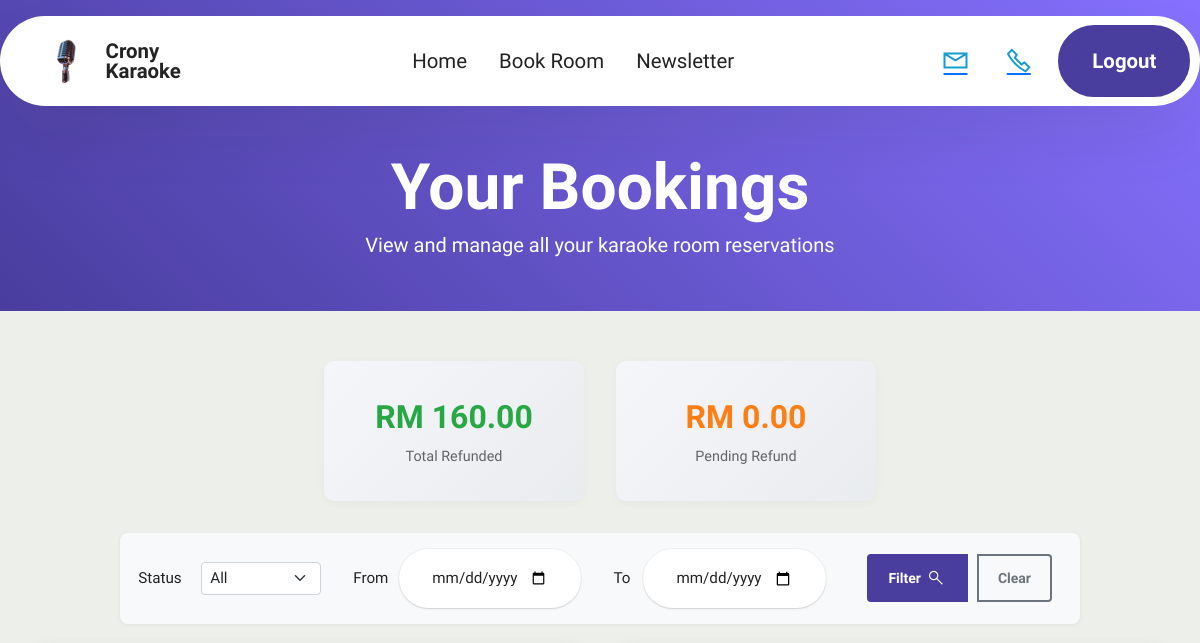
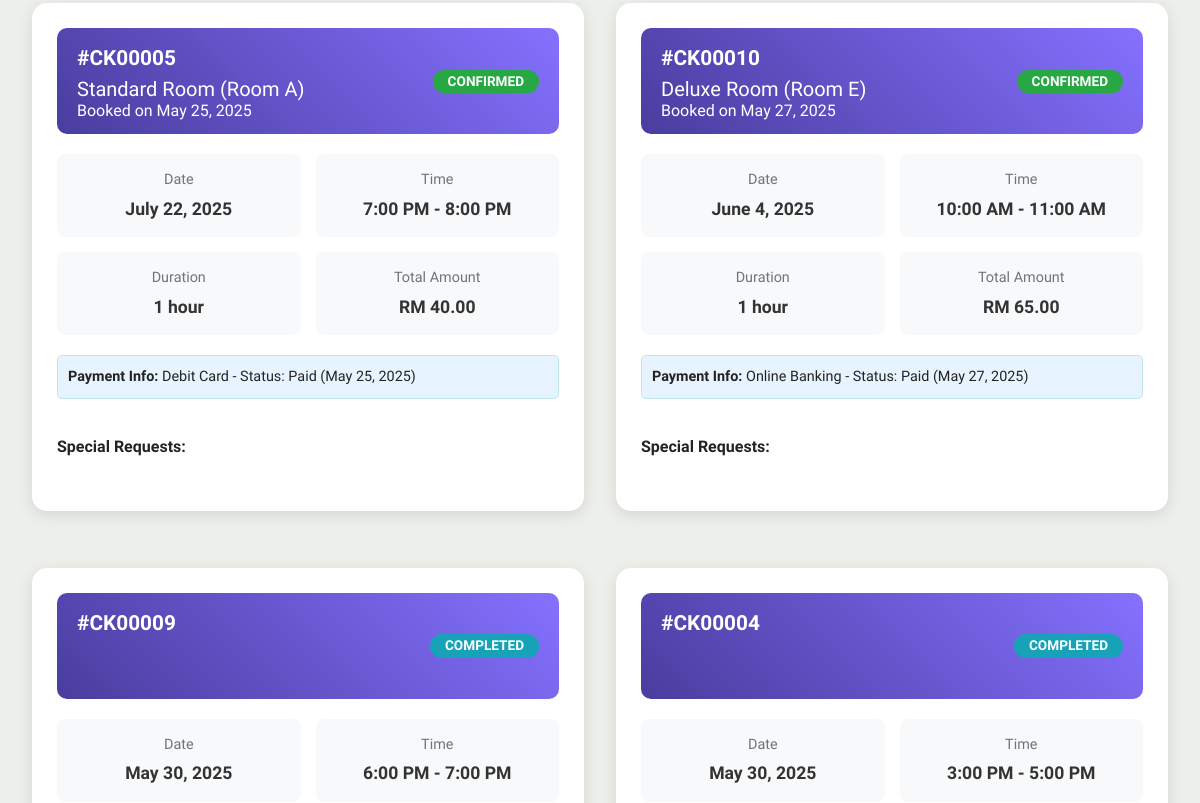
Before: /user/booking.php (signed in, upper part) with the older database file (2 pictures, top to bottom).
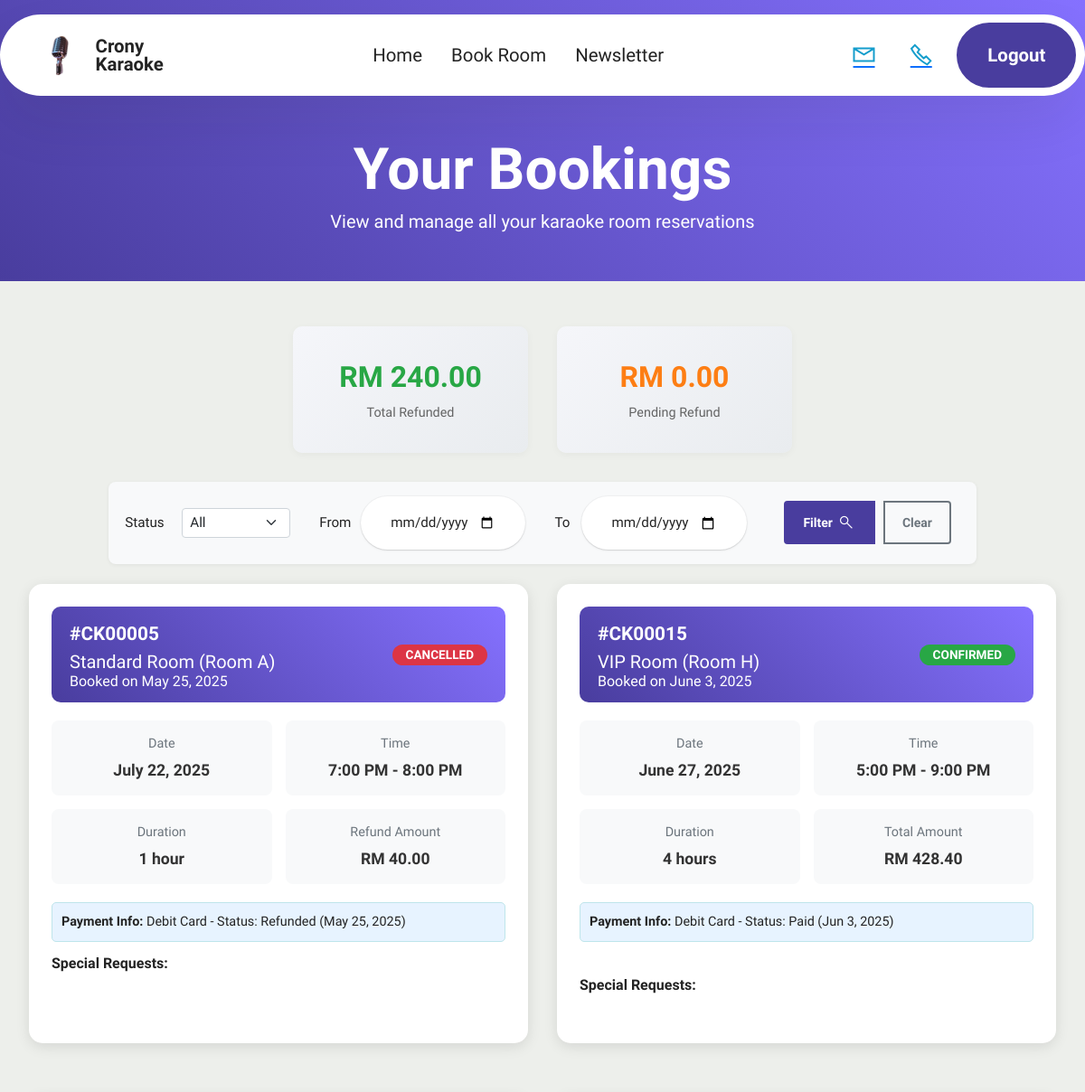
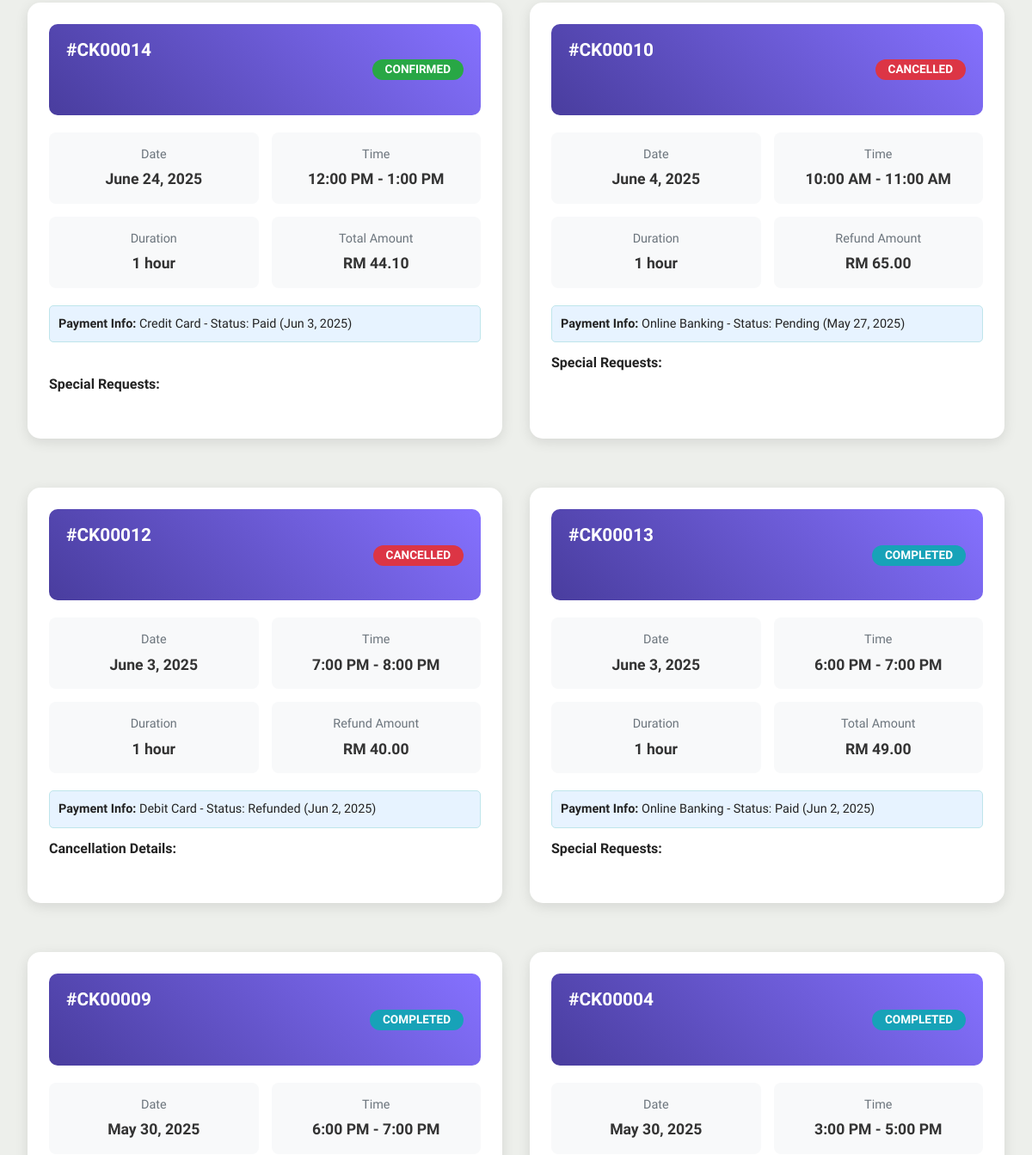
After: the same page with the newer database file (2 pictures, top to bottom).
### tables this page shows
CREATE TABLE `reservations` (
  `reservationID` int(11) NOT NULL,
  `userID` int(11) DEFAULT NULL,
  `roomID` int(11) DEFAULT NULL,
  `reservationDate` date DEFAULT NULL,
  `startTime` time DEFAULT NULL,
  `endTime` time DEFAULT NULL,
  `totalPrice` decimal(10,2) DEFAULT NULL,
  `status` enum('pending','confirmed','cancelled') DEFAULT 'pending',
  `addInfo` text NOT NULL,
  `createdAt` timestamp NOT NULL DEFAULT current_timestamp()
);

CREATE TABLE `packages` (
  `packageID` int(11) NOT NULL,
  `packageName` varchar(100) DEFAULT NULL,
  `description` text DEFAULT NULL,
  `pricePerHour` decimal(10,2) DEFAULT NULL
);

CREATE TABLE `rooms` (
  `roomID` int(11) NOT NULL,
  `roomName` varchar(100) DEFAULT NULL,
  `capacity` int(11) DEFAULT NULL,
  `status` enum('available','unavailable') DEFAULT 'available',
  `packageID` int(11) DEFAULT NULL
);

CREATE TABLE `payments` (
  `paymentID` int(11) NOT NULL,
  `reservationID` int(11) DEFAULT NULL,
  `paymentMethod` varchar(50) DEFAULT NULL,
  `amountPaid` decimal(10,2) DEFAULT NULL,
  `paymentDate` timestamp NOT NULL DEFAULT current_timestamp(),
  `paymentStatus` enum('pending','paid','refunded') DEFAULT 'pending'
);

### user/booking.php (the view, shortened to what the changed rows need)
<?php
include '../dbconfig.php';
$userID = $_SESSION['userID'];
$statsQuery = "
    SELECT
        COUNT(*) as total_bookings,
        SUM(CASE WHEN r.status = 'confirmed' THEN 1 ELSE 0 END) as confirmed_bookings,
        SUM(CASE WHEN r.status = 'pending' THEN 1 ELSE 0 END) as pending_bookings,
        SUM(CASE WHEN r.status = 'cancelled' THEN 1 ELSE 0 END) as cancelled_bookings,
        SUM(CASE WHEN p.paymentStatus = 'refunded' THEN p.amountPaid ELSE 0 END) as total_refunded,
        SUM(CASE WHEN r.status = 'cancelled' AND p.paymentStatus = 'paid' THEN p.amountPaid ELSE 0 END) as pending_refund
    FROM reservations r
    LEFT JOIN payments p ON r.reservationID = p.reservationID
    WHERE r.userID = ?
";
$stmt = $conn->prepare($statsQuery);
$stmt->bind_param("i", $userID);
$stmt->execute();
$stats = $stmt->get_result()->fetch_assoc();
$bookingsQuery = "
    SELECT
        r.reservationID,
        r.reservationDate,
        r.startTime,
        r.endTime,
        r.totalPrice,
        r.status as reservationStatus,
        r.addInfo,
        r.createdAt,
        ro.roomName,
        pk.packageName,
        pk.pricePerHour,
        p.paymentStatus,
        p.paymentMethod,
        p.amountPaid,
        p.paymentDate,
        TIMESTAMPDIFF(HOUR, r.startTime, r.endTime) as duration
    FROM reservations r
    JOIN rooms ro ON r.roomID = ro.roomID
    JOIN packages pk ON ro.packageID = pk.packageID
    LEFT JOIN payments p ON r.reservationID = p.reservationID
    WHERE r.userID = ?
    ORDER BY r.reservationDate DESC, r.startTime DESC
";
$stmt = $conn->prepare($bookingsQuery);
$stmt->bind_param("i", $userID);
$stmt->execute();
$bookings = $stmt->get_result();
?>
<!DOCTYPE html>
<html>
<head>
  <link rel="stylesheet" href="../assets/web/assets/mobirise-icons2/mobirise2.css">
  <link rel="stylesheet" href="../assets/bootstrap/css/bootstrap.min.css">
  <link rel="stylesheet" href="../assets/bootstrap/css/bootstrap-grid.min.css">
  <link rel="stylesheet" href="../assets/bootstrap/css/bootstrap-reboot.min.css">
  <link rel="stylesheet" href="../assets/animatecss/animate.css">
  <link rel="stylesheet" href="../assets/dropdown/css/style.css">
  <link rel="stylesheet" href="../assets/socicon/css/styles.css">
  <link rel="stylesheet" href="../assets/theme/css/style.css">
  <link rel="preload" as="style" href="../assets/mobirise/css/mbr-additional.css?v=f0jscm"><link rel="stylesheet" href="../assets/mobirise/css/mbr-additional.css?v=f0jscm" type="text/css">
</head>
<body>
<section class="page-header" style="padding-top: 150px; padding-bottom: 40px; margin-bottom: 0;">
    <div class="container">
        <div class="row justify-content-center">
            <div class="col-12 text-center">
                <h1 class="display-3 fw-bold">Your Bookings</h1>
            </div>
        </div>
    </div>
</section>
<section data-bs-version="5.1" id="view-bookings" style="padding-top: 50px; padding-bottom: 90px; background: #edefeb;">
    <div class="container">
        <div class="row mb-4 justify-content-center">
            <div class="col-md-3">
            <div class="stats-card h-100 d-flex flex-column justify-content-center align-items-center" style="background: linear-gradient(135deg, #f5f6fa, #e9ecef); color: #222; min-height: 120px; box-shadow: 0 2px 8px rgba(0,0,0,0.04);">
                <div class="stats-number" style="color: #28a745;">RM <?php echo number_format($stats['total_refunded'], 2); ?></div>
                <div class="stats-label" style="color: #555;">Total Refunded</div>
            </div>
            </div>
        </div>
        <div id="bookings-container">
            <?php if ($bookings->num_rows > 0): ?>
            <div class="row">
            <?php
                while ($booking = $bookings->fetch_assoc()):
                $currentDate = new DateTime();
                $bookingDate = new DateTime($booking['reservationDate']);
                $isPastBooking = $bookingDate < $currentDate;
                $displayStatus = $booking['reservationStatus'];
                if ($displayStatus == 'confirmed' && $isPastBooking) {
                    $displayStatus = 'completed';
                }
                $formattedDate = date('F j, Y', strtotime($booking['reservationDate']));
                $formattedStartTime = date('g:i A', strtotime($booking['startTime']));
                $formattedEndTime = date('g:i A', strtotime($booking['endTime']));
                $createdDate = date('F j, Y', strtotime($booking['createdAt']));
                $bookingReference = '#CK' . str_pad($booking['reservationID'], 5, '0', STR_PAD_LEFT);
            ?>
                <div class="col-md-6 mb-4 d-flex">
                <div class="booking-card flex-fill" data-status="<?php echo $booking['reservationStatus']; ?>" data-date="<?php echo $booking['reservationDate']; ?>">
                    <div class="booking-header">
                    <div class="row align-items-center">
                        <div class="col-8">
                        <div class="booking-reference"><?php echo $bookingReference; ?></div>
                        <h5 class="mb-1"><?php echo $booking['packageName']; ?> Room (<?php echo $booking['roomName']; ?>)</h5>
                        <p class="mb-0" style="opacity: 0.9;">Booked on <?php echo $createdDate; ?></p>
                        </div>
                        <div class="col-4 text-end">
                        <span class="booking-status status-<?php echo $displayStatus; ?>">
                            <?php
                            echo ucfirst($displayStatus);
                            ?>
                        </span>
                        </div>
                    </div>
                    </div>
                    <div class="booking-details">
                    <div class="detail-item">
                        <div class="detail-label">Date</div>
                        <div class="detail-value"><?php echo $formattedDate; ?></div>
                    </div>
                    <div class="detail-item">
                        <div class="detail-label">Time</div>
                        <div class="detail-value"><?php echo $formattedStartTime . ' - ' . $formattedEndTime; ?></div>
                    </div>
                    <div class="detail-item">
                        <div class="detail-label">Duration</div>
                        <div class="detail-value"><?php echo $booking['duration']; ?> hour<?php echo $booking['duration'] > 1 ? 's' : ''; ?></div>
                    </div>
                    <div class="detail-item">
                        <div class="detail-label"><?php echo $booking['reservationStatus'] == 'cancelled' ? 'Refund Amount' : 'Total Amount'; ?></div>
                        <div class="detail-value">RM <?php echo number_format($booking['totalPrice'], 2); ?></div>
                    </div>
                    </div>
                    <?php if ($booking['paymentStatus'] && $booking['paymentMethod']): ?>
                    <div class="payment-info">
                        <strong>Payment Info:</strong> <?php echo ucfirst($booking['paymentMethod']); ?> -
                        Status: <?php echo ucfirst($booking['paymentStatus']); ?>
                        <?php if ($booking['paymentDate']): ?>
                        (<?php echo date('M j, Y', strtotime($booking['paymentDate'])); ?>)
                        <?php endif; ?>
                    </div>
                    <?php endif; ?>
                    <div class="row mt-3 align-items-end">
                    <div class="col-md-7">
                        <?php if (!empty($booking['addInfo'])): ?>
                        <h6><strong>
                            <?php echo $booking['reservationStatus'] == 'cancelled' ? 'Cancellation Details:' : 'Special Requests:'; ?>
                        </strong></h6>
                        <?php else: ?>
                        <h6><strong>Special Requests:</strong></h6>
                        <?php endif; ?>
                    </div>
                    <div class="col-md-5">
                        <div class="action-buttons">
                        </div>
                    </div>
                    </div>
                </div>
                </div>
            <?php endwhile; ?>
            </div>
            <?php endif; ?>
        </div>
    </div>
</section>
</body>
</html>

Changed rows visible on the page:
changed reservations "#CK00005": status "CONFIRMED" → "CANCELLED"; payments.paymentStatus "Paid" → "Refunded"; status "Total Amount" → "Refund Amount"
added reservations: reservationID "#CK00015", packages.packageName "VIP", roomID.roomName "Room H", createdAt "June 3, 2025", status "CONFIRMED", reservationDate "June 27, 2025", startTime "5:00 PM", endTime "9:00 PM", duration "4", shows "Total Amount", totalPrice "428.40", payments.paymentMethod "Debit Card", payments.paymentStatus "Paid", payments.paymentDate "Jun 3, 2025", shows "Special Requests:"
added reservations: reservationID "#CK00014", status "CONFIRMED", reservationDate "June 24, 2025", startTime "12:00 PM", endTime "1:00 PM", duration "1", shows "Total Amount", totalPrice "44.10", payments.paymentMethod "Credit Card", payments.paymentStatus "Paid", payments.paymentDate "Jun 3, 2025", shows "Special Requests:"
changed reservations "#CK00010": status "CONFIRMED" → "CANCELLED"; payments.paymentStatus "Paid" → "Pending"; packages.packageName "Deluxe" → (not shown); roomID.roomName "Room E" → (not shown); createdAt "May 27, 2025" → (not shown); status "Room ( ) Booked on Total Amount" → "Refund Amount"
added reservations: reservationID "#CK00012", status "CANCELLED", reservationDate "June 3, 2025", startTime "7:00 PM", endTime "8:00 PM", duration "1", shows "Refund Amount", totalPrice "40.00", payments.paymentMethod "Debit Card", payments.paymentStatus "Refunded", payments.paymentDate "Jun 2, 2025", shows "Cancellation Details:"
added reservations: reservationID "#CK00013", displayStatus "COMPLETED", reservationDate "June 3, 2025", startTime "6:00 PM", endTime "7:00 PM", duration "1", shows "Total Amount", totalPrice "49.00", payments.paymentMethod "Online Banking", payments.paymentStatus "Paid", payments.paymentDate "Jun 2, 2025", shows "Special Requests:"
Other visible differences:
$stats['total_refunded']: "160.00" → "240.00"
